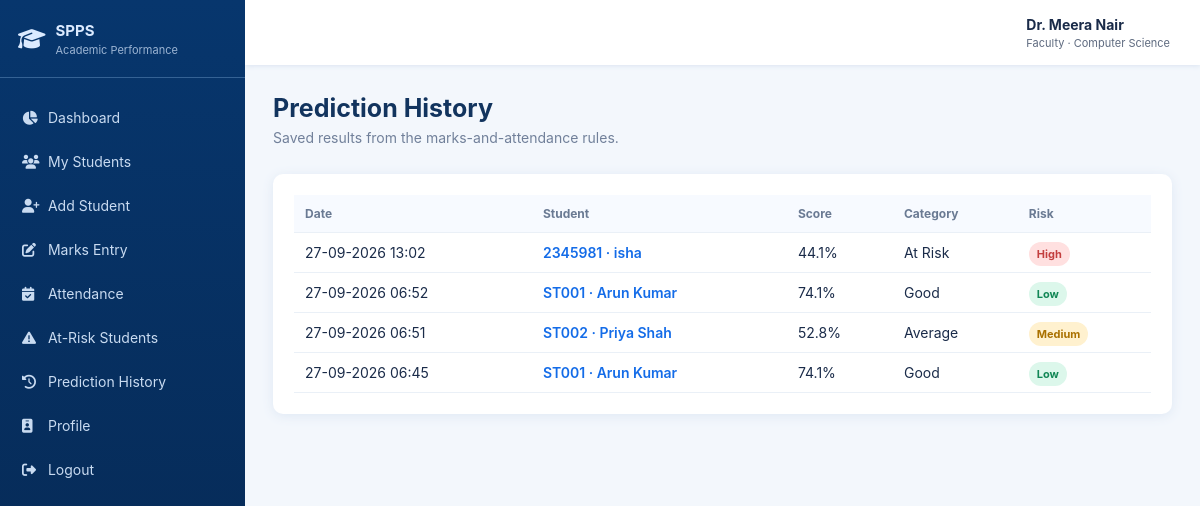
The app's page /history (signed in) with its own data.
### models.py (models this page shows, shortened)
class User(db.Model):
    id = db.Column(db.Integer, primary_key=True)
    username = db.Column(db.String(80), nullable=False, unique=True)
    email = db.Column(db.String(120), nullable=False, unique=True)
    password_hash = db.Column(db.String(255), nullable=False)
    role = db.Column(db.String(30), nullable=False, default='faculty')
    department = db.Column(db.String(80))
    phone = db.Column(db.String(20))
    status = db.Column(db.String(20), default='active')
    password_change_required = db.Column(db.Boolean, default=False)
    otp_hash = db.Column(db.String(255))
    otp_expires_at = db.Column(db.DateTime)
    created_at = db.Column(db.DateTime, default=datetime.utcnow)
    faculty = db.relationship('Faculty', backref='user', uselist=False, cascade='all, delete-orphan')

class Faculty(db.Model):
    id = db.Column(db.Integer, primary_key=True)
    user_id = db.Column(db.Integer, db.ForeignKey('user.id'), unique=True, nullable=False)
    faculty_id = db.Column(db.String(30), unique=True, nullable=False)
    name = db.Column(db.String(100), nullable=False)
    department = db.Column(db.String(80), nullable=False)

class Prediction(db.Model):
    id = db.Column(db.Integer, primary_key=True)
    student_id = db.Column(db.Integer, db.ForeignKey('student.id'), nullable=False)
    attendance = db.Column(db.Float)
    previous_gpa = db.Column(db.Float)
    internal_mark = db.Column(db.Float)
    assignment_score = db.Column(db.Float)
    study_hours = db.Column(db.Float)
    previous_semester_mark = db.Column(db.Float)
    practical_mark = db.Column(db.Float)
    participation_score = db.Column(db.Float)
    backlogs = db.Column(db.Integer)
    predicted_score = db.Column(db.Float, nullable=False)
    performance_category = db.Column(db.String(30))
    risk_level = db.Column(db.String(20))
    probability = db.Column(db.Float)
    model_version = db.Column(db.String(40))
    predicted_at = db.Column(db.DateTime, default=datetime.utcnow)

class Student(db.Model):
    id = db.Column(db.Integer, primary_key=True)
    student_id = db.Column(db.String(30), nullable=False, unique=True)
    name = db.Column(db.String(120), nullable=False)
    gender = db.Column(db.String(20))
    date_of_birth = db.Column(db.Date)
    department = db.Column(db.String(80), nullable=False)
    year = db.Column(db.Integer, nullable=False)
    semester = db.Column(db.Integer, nullable=False)
    email = db.Column(db.String(120))
    phone = db.Column(db.String(25))
    address = db.Column(db.Text)
    discipline = db.Column(db.String(20), default='Good')
    arrears = db.Column(db.Integer, default=0, nullable=False)
    attendance = db.Column(db.Float, default=0)
    previous_gpa = db.Column(db.Float, default=0)
    assignment_score = db.Column(db.Float, default=0)
    internal_mark = db.Column(db.Float, default=0)
    study_hours = db.Column(db.Float, default=0)
    previous_semester_mark = db.Column(db.Float, default=0)
    practical_mark = db.Column(db.Float, default=0)
    participation_score = db.Column(db.Float, default=0)
    backlogs = db.Column(db.Integer, default=0)
    assigned_faculty_id = db.Column(db.Integer, db.ForeignKey('faculty.id'))
    created_at = db.Column(db.DateTime, default=datetime.utcnow)
    updated_at = db.Column(db.DateTime, default=datetime.utcnow, onupdate=datetime.utcnow)
    predictions = db.relationship('Prediction', backref='student', lazy=True, cascade='all, delete-orphan')
    mark_records = db.relationship('MarkRecord', backref='student', lazy=True, cascade='all, delete-orphan')
    attendance_records = db.relationship('AttendanceRecord', backref='student', lazy=True, cascade='all, delete-orphan')

### app.py (the view)
@app.route('/history')
@guard('admin', 'faculty')
def history():
    q = Prediction.query.join(Student)
    return render_template('history.html',
                           predictions=q.order_by(Prediction.predicted_at.desc()).all())

### app.py (called while the page is built)
def current_user():
    return db.session.get(User, session.get('user_id')) if session.get('user_id') else None

def guard(*roles):
    def deco(fn):
        from functools import wraps
        @wraps(fn)
        def wrapped(*args, **kwargs):
            u = current_user()
            if not u:
                return redirect(url_for('login'))
            if roles and u.role not in roles:
                abort(403)
            return fn(*args, **kwargs)
        return wrapped
    return deco

@app.before_request
def csrf_protection():
    if request.method == 'POST' and request.form.get('_csrf_token') != session.get('_csrf_token'):
        abort(403)

@app.context_processor
def inject():
    if '_csrf_token' not in session:
        session['_csrf_token'] = secrets.token_urlsafe(32)
    return {
        'user': current_user(),
        'now': datetime.now(),
        'csrf_token': session['_csrf_token'],
        'assessment_defaults': app.config['ASSESSMENT_DEFAULTS'],
        'config': app.config,
    }

### templates/history.html
{% extends 'base.html' %}
{% block content %}
<div class="page-head"><div><h1>Prediction History</h1><p>Saved results from the marks-and-attendance rules.</p></div></div>
<div class="card table-wrap">
<table>
<tr><th>Date</th><th>Student</th><th>Score</th><th>Category</th><th>Risk</th></tr>
{% for p in predictions %}
<tr>
<td>{{p.predicted_at.strftime('%d-%m-%Y %H:%M')}}</td>
<td><a href="{{url_for('student_profile',id=p.student.id)}}">{{p.student.student_id}} · {{p.student.name}}</a></td>
<td>{{'%.1f'|format(p.predicted_score)}}%</td>
<td>{{p.performance_category}}</td>
<td><span class="badge {{p.risk_level|lower}}">{{p.risk_level}}</span></td>
</tr>
{% else %}<tr><td colspan="5">No prediction records yet.</td></tr>{% endfor %}
</table>
</div>
{% endblock %}

### templates/base.html (shortened to what this page needs)
<!doctype html>
<html lang="en">
<head>
<link rel="stylesheet" href="https://cdnjs.cloudflare.com/ajax/libs/font-awesome/6.7.2/css/all.min.css">
<link rel="stylesheet" href="{{ url_for('static',filename='css/style.css') }}">
</head>
<body>
{% if user %}
<aside>
  <div class="brand">
    <i class="fa-solid fa-graduation-cap"></i>
    <span>SPPS<small>Academic Performance</small></span>
  </div>
  <nav>
    <a href="{{url_for('dashboard')}}"><i class="fa fa-chart-pie"></i> Dashboard</a>
    <a href="{{url_for('students')}}"><i class="fa fa-users"></i> {{ 'My Students' if user.role=='faculty' else 'Students' }}</a>
    <a href="{{url_for('student_form')}}"><i class="fa fa-user-plus"></i> Add Student</a>
    <a href="{{url_for('marks_entry')}}"><i class="fa fa-pen-to-square"></i> Marks Entry</a>
    <a href="{{url_for('attendance_entry')}}"><i class="fa fa-calendar-check"></i> Attendance</a>
    <a href="{{url_for('at_risk')}}"><i class="fa fa-triangle-exclamation"></i> At-Risk Students</a>
    <a href="{{url_for('history')}}"><i class="fa fa-clock-rotate-left"></i> Prediction History</a>
    <a href="{{url_for('profile')}}"><i class="fa fa-id-badge"></i> Profile</a>
    <a href="{{url_for('logout')}}"><i class="fa fa-right-from-bracket"></i> Logout</a>
  </nav>
</aside>
<main>
<header>
  <div><b>{{ user.faculty.name if user.faculty else user.username }}</b><small>{{ user.role|title }} · {{ user.department or 'College' }}</small></div>
</header>
{% endif %}
<section class="content">
{% block content %}{% endblock %}
</section>
{% if user %}</main>{% endif %}
</body>
</html>

### static/css/style.css (style rules this page uses)
* { box-sizing:border-box }
body { margin:0;background:#f3f7fc;color:#1a2b49;font:14px Inter,Segoe UI,Arial,sans-serif }
aside { position:fixed;width:245px;inset:0 auto 0 0;background:linear-gradient(#07366d,#062750);color:#dbeaff;z-index:4 }
.brand { height:78px;padding:15px 18px;display:flex;align-items:center;gap:10px;border-bottom:1px solid #356294;font-size:22px }
.brand small,header small,table small { display:block;font-size:11px;font-weight:400;opacity:.7;margin-top:3px }
.brand span { font-weight:700;font-size:15px }
nav { padding:16px 10px }
nav a { display:block;color:#c9dbf1;text-decoration:none;padding:12px;border-radius:7px;margin:3px 0 }
nav i { width:22px }
main { margin-left:245px }
header { height:65px;background:#fff;box-shadow:0 1px 5px #dae4f1;display:flex;justify-content:flex-end;align-items:center;padding:0 30px }
.content { padding:28px;max-width:1600px;margin:auto }
.page-head,.profile-head { display:flex;justify-content:space-between;align-items:center;margin-bottom:22px }
.page-head h1,.profile-head h1 { margin:0;font-size:25px;color:#12345e }
.page-head p,.profile-head p { color:#71809a;margin:6px 0 }
.card { background:#fff;border-radius:10px;padding:21px;box-shadow:0 2px 12px #dfe8f4;margin-bottom:20px }
.table-wrap { overflow:auto }
table { width:100%;border-collapse:collapse }
th { text-align:left;color:#6a7a93;background:#f7faff;font-size:12px }
td,th { padding:11px;border-bottom:1px solid #eaf0f7 }
td a { color:#146ce8;text-decoration:none;font-weight:600 }
.badge { padding:5px 8px;border-radius:20px;font-size:11px;font-weight:bold }
.low { background:#dcf7eb;color:#118755 }
.medium { background:#fff1cf;color:#aa7100 }
.high,.at { background:#ffe0e0;color:#c33f3f }

### records on screen
User: role "My Students", role "Faculty", department "Computer Science"
Faculty: faculty "Dr. Meera Nair"
Prediction: predicted_at "27-09-2026 13:02", student.student_id "2345981", student.name "isha", predicted_score "44.1", performance_category "At Risk", risk_level "High"
Prediction: predicted_at "27-09-2026 06:52", student.student_id "ST001", student.name "Arun Kumar", predicted_score "74.1", performance_category "Good", risk_level "Low"
Prediction: predicted_at "27-09-2026 06:51", student.student_id "ST002", student.name "Priya Shah", predicted_score "52.8", performance_category "Average", risk_level "Medium"
Prediction: predicted_at "27-09-2026 06:45", student.student_id "ST001", student.name "Arun Kumar", predicted_score "74.1", performance_category "Good", risk_level "Low"
